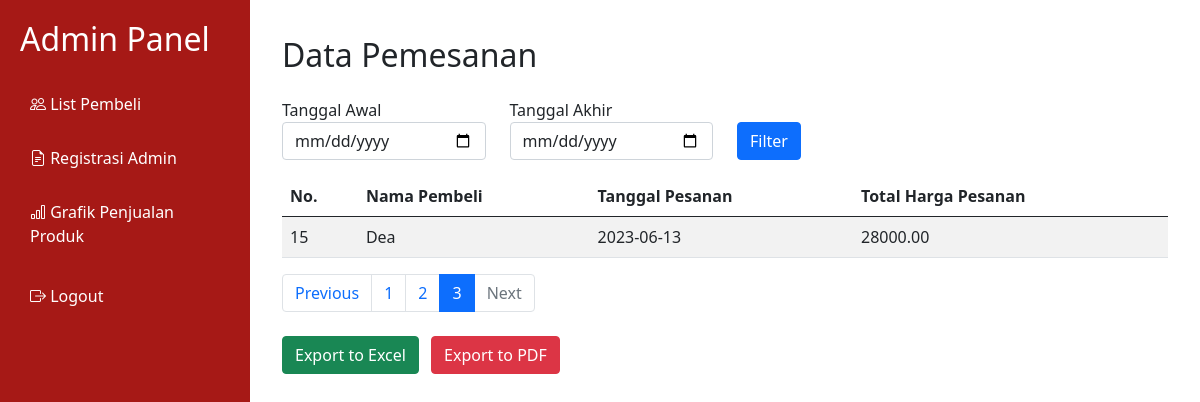
Screenshot of /admin.php?page=3 (signed in) with the database file from the repository.
### tables this page shows
CREATE TABLE `pesanan` (
  `id_pesanan` int(11) NOT NULL,
  `tanggal_pesanan` date NOT NULL,
  `nama_pelanggan` varchar(255) NOT NULL,
  `total` decimal(10,2) NOT NULL
);

### admin.php (the view, shortened to what this page needs)
<!DOCTYPE html>
<html lang="en">
<head>
    <link rel="stylesheet" href="https://cdn.jsdelivr.net/npm/bootstrap@5.1.0/dist/css/bootstrap.min.css">
    <link rel="stylesheet" href="https://cdn.jsdelivr.net/npm/bootstrap-icons@1.7.2/font/bootstrap-icons.css">
</head>
<body>
    <div class="sidebar">
        <h2 class="mb-4">Admin Panel</h2>
        <ul>
            <li><a href="admin.php"><i class="bi bi-people"></i> List Pembeli</a></li>
            <li><a href="registrasi_admin.php"><i class="bi bi-file-earmark-text"></i> Registrasi Admin</a></li>
            <li><a href="chart.php"><i class="bi bi-bar-chart"></i> Grafik Penjualan Produk</a></li>
        </ul>
        <ul class="mt-auto">
            <li><a href="logout.php"><i class="bi bi-box-arrow-right"></i> Logout</a></li>
        </ul>
    </div>
    <div class="content">
        <div class="container mt-3">
            <?php
            include 'koneksi.php';
            $tanggal_awal = "";
            $tanggal_akhir = "";
            if ($_SERVER["REQUEST_METHOD"] == "POST") {
                $tanggal_awal = $_POST["tanggal_awal"];
                $tanggal_akhir = $_POST["tanggal_akhir"];
                $tanggal_awal = date("Y-m-d", strtotime($tanggal_awal));
                $tanggal_akhir = date("Y-m-d", strtotime($tanggal_akhir));
                $query = "SELECT * FROM pesanan WHERE DATE(tanggal_pesanan) >= '$tanggal_awal' AND DATE(tanggal_pesanan) <= '$tanggal_akhir'";
                $result = mysqli_query($koneksi, $query);
            } else {
                $query = "SELECT * FROM pesanan";
                $result = mysqli_query($koneksi, $query);
            }
            if (mysqli_num_rows($result) > 0) {
                echo '<h2 class="mb-4">Data Pemesanan</h2>';
                echo '
                    <form method="POST" action="">
                        <div class="row">
                            <div class="col-md-3 mb-3">
                                <label for="tanggal_awal">Tanggal Awal</label>
                                <input type="date" class="form-control" id="tanggal_awal" name="tanggal_awal" value="' . $tanggal_awal . '">
                            </div>
                            <div class="col-md-3 mb-3">
                                <label for="tanggal_akhir">Tanggal Akhir</label>
                                <input type="date" class="form-control" id="tanggal_akhir" name="tanggal_akhir" value="' . $tanggal_akhir . '">
                            </div>
                            <div class="col-md-2 align-self-end" style="margin-bottom: 1rem;">
                                <button type="submit" class="btn btn-primary">Filter</button>
                            </div>
                        </div>
                    </form>
                ';
                echo '
                    <table class="table table-striped">
                        <thead class="thead-dark">
                            <tr>
                                <th>No.</th>
                                <th>Nama Pembeli</th>
                                <th>Tanggal Pesanan</th>
                                <th>Total Harga Pesanan</th>
                            </tr>
                        </thead>
                        <tbody>
                ';
                $limit = 7;
                $total_records = mysqli_num_rows($result);
                $total_pages = ceil($total_records / $limit);
                if (!isset($_GET['page'])) {
                    $page = 1;
                } else {
                    $page = $_GET['page'];
                }
                $offset = ($page - 1) * $limit;
                $query_page = $query . " LIMIT $offset, $limit";
                $result_page = mysqli_query($koneksi, $query_page);
                $nomor_urut = ($page - 1) * $limit + 1;
                while ($row = mysqli_fetch_assoc($result_page)) {
                    echo '
                        <tr>
                            <td>' . $nomor_urut . '</td>
                            <td>' . $row['nama_pelanggan'] . '</td>
                            <td>' . $row['tanggal_pesanan'] . '</td>
                            <td>' . $row['total'] . '</td>
                        </tr>
                    ';
                    $nomor_urut++;
                }
                echo '
                        </tbody>
                    </table>
                ';
                echo '
                    <div class="mt-3">
                        <ul class="pagination">
                            <li class="page-item ' . ($page == 1 ? "disabled" : "") . '">
                                <a class="page-link" href="?page=' . ($page - 1) . '">Previous</a>
                            </li>
                ';
                for ($i = 1; $i <= $total_pages; $i++) {
                    echo '
                        <li class="page-item ' . ($page == $i ? "active" : "") . '">
                            <a class="page-link" href="?page=' . $i . '">' . $i . '</a>
                        </li>
                    ';
                }
                echo '
                            <li class="page-item ' . ($page == $total_pages ? "disabled" : "") . '">
                                <a class="page-link" href="?page=' . ($page + 1) . '">Next</a>
                            </li>
                        </ul>
                    </div>
                ';
            } else {
                echo '<h2 class="mb-4">Tidak ada data pemesanan</h2>';
            }
            ?>
            <div class="row">
    <div class="col-md-6">
        <form method="POST" action="export_excel.php" class="d-inline">
            <button type="submit" class="btn btn-success float-right ml-2">Export to Excel</button>
        </form>
        <form method="POST" action="export_pdf.php" class="d-inline">
            <button type="submit" class="btn btn-danger float-right m-2">Export to PDF</button>
        </form>
    </div>
</div>
        </div>
    </div>
</body>
</html>

### admin.php (style rules this page uses)
.sidebar { background-color: #A61916; height: 100vh; position: fixed; top: 0; left: 0; width: 250px; padding: 20px; color: #fff; }
.sidebar ul { list-style: none; padding-left: 0; }
.sidebar ul li { margin-bottom: 10px; }
.sidebar ul li a { display: block; padding: 10px; color: #fff; text-decoration: none; transition: background-color 0.3s; }
.content { margin-left: 250px; padding: 20px; }

### rows the page displays
pesanan: nama_pelanggan "Dea", tanggal_pesanan "2023-06-13", total "28000.00"
